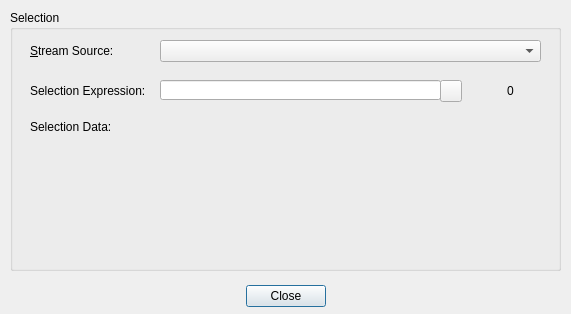
<?xml version="1.0" encoding="UTF-8"?>
<ui version="4.0">
 <class>selectionDialog</class>
 <widget class="QDialog" name="selectionDialog">
  <property name="geometry">
   <rect>
    <x>0</x>
    <y>0</y>
    <width>571</width>
    <height>314</height>
   </rect>
  </property>
  <property name="windowTitle">
   <string/>
  </property>
  <widget class="QDialogButtonBox" name="buttonBox">
   <property name="geometry">
    <rect>
     <x>10</x>
     <y>280</y>
     <width>551</width>
     <height>32</height>
    </rect>
   </property>
   <property name="orientation">
    <enum>Qt::Horizontal</enum>
   </property>
   <property name="standardButtons">
    <set>QDialogButtonBox::Close</set>
   </property>
   <property name="centerButtons">
    <bool>true</bool>
   </property>
  </widget>
  <widget class="QGroupBox" name="groupBox_2">
   <property name="geometry">
    <rect>
     <x>10</x>
     <y>10</y>
     <width>551</width>
     <height>261</height>
    </rect>
   </property>
   <property name="title">
    <string>Selection</string>
   </property>
   <widget class="QLabel" name="sel_label">
    <property name="geometry">
     <rect>
      <x>20</x>
      <y>70</y>
      <width>131</width>
      <height>21</height>
     </rect>
    </property>
    <property name="text">
     <string>Selection Expression:</string>
    </property>
   </widget>
   <widget class="QLineEdit" name="sel_string">
    <property name="geometry">
     <rect>
      <x>150</x>
      <y>70</y>
      <width>281</width>
      <height>20</height>
     </rect>
    </property>
    <property name="whatsThis">
     <string/>
    </property>
   </widget>
   <widget class="QLabel" name="sel_atCount">
    <property name="geometry">
     <rect>
      <x>470</x>
      <y>70</y>
      <width>61</width>
      <height>21</height>
     </rect>
    </property>
    <property name="text">
     <string>0</string>
    </property>
    <property name="alignment">
     <set>Qt::AlignCenter</set>
    </property>
   </widget>
   <widget class="QLabel" name="sel_label2">
    <property name="geometry">
     <rect>
      <x>20</x>
      <y>110</y>
      <width>131</width>
      <height>20</height>
     </rect>
    </property>
    <property name="text">
     <string>Selection Data:</string>
    </property>
    <property name="alignment">
     <set>Qt::AlignLeading|Qt::AlignLeft|Qt::AlignTop</set>
    </property>
   </widget>
   <widget class="QLabel" name="sel_labelResults">
    <property name="geometry">
     <rect>
      <x>150</x>
      <y>110</y>
      <width>341</width>
      <height>141</height>
     </rect>
    </property>
    <property name="text">
     <string/>
    </property>
    <property name="textFormat">
     <enum>Qt::AutoText</enum>
    </property>
    <property name="alignment">
     <set>Qt::AlignLeading|Qt::AlignLeft|Qt::AlignTop</set>
    </property>
    <property name="wordWrap">
     <bool>true</bool>
    </property>
   </widget>
   <widget class="QPushButton" name="sel_parse">
    <property name="geometry">
     <rect>
      <x>430</x>
      <y>70</y>
      <width>22</width>
      <height>22</height>
     </rect>
    </property>
    <property name="text">
     <string/>
    </property>
   </widget>
   <widget class="QLabel" name="label_2">
    <property name="geometry">
     <rect>
      <x>20</x>
      <y>30</y>
      <width>131</width>
      <height>21</height>
     </rect>
    </property>
    <property name="text">
     <string>&amp;Stream Source:</string>
    </property>
    <property name="buddy">
     <cstring>sCombo</cstring>
    </property>
   </widget>
   <widget class="QComboBox" name="sCombo">
    <property name="geometry">
     <rect>
      <x>150</x>
      <y>30</y>
      <width>381</width>
      <height>22</height>
     </rect>
    </property>
   </widget>
  </widget>
 </widget>
 <tabstops>
  <tabstop>buttonBox</tabstop>
 </tabstops>
 <resources/>
 <connections>
  <connection>
   <sender>buttonBox</sender>
   <signal>rejected()</signal>
   <receiver>selectionDialog</receiver>
   <slot>reject()</slot>
   <hints>
    <hint type="sourcelabel">
     <x>316</x>
     <y>440</y>
    </hint>
    <hint type="destinationlabel">
     <x>286</x>
     <y>274</y>
    </hint>
   </hints>
  </connection>
 </connections>
</ui>
